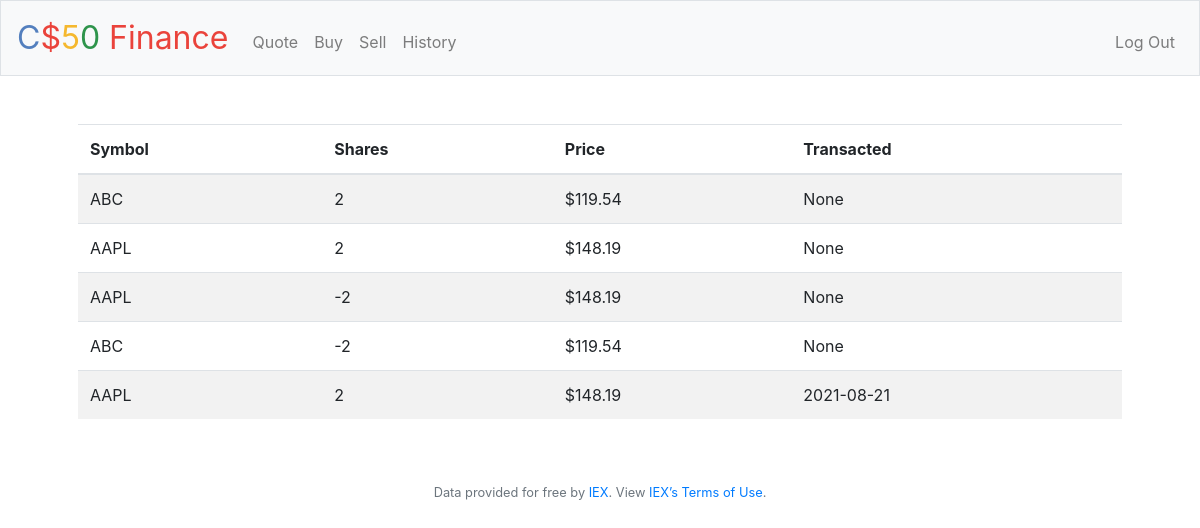
Screenshot of /history (signed in) with the database file from the repository.
### tables this page shows
CREATE TABLE stocks (userID NUMERIC NOT NULL, symbol TEXT NOT NULL, shares NUMERIC, PRICE NUMERIC, operation TEXT, date DATETIME, FOREIGN KEY(userID) REFERENCES users(id));

### application.py (the view)
@app.route("/history")
@login_required
def history():
    stocks = db.execute("SELECT * FROM stocks WHERE userID = ?", session["user_id"])
    return render_template("history.html", stocks=stocks)

### application.py (called while the page is built)
@app.after_request
def after_request(response):
    response.headers["Cache-Control"] = "no-cache, no-store, must-revalidate"
    response.headers["Expires"] = 0
    response.headers["Pragma"] = "no-cache"
    return response

### helpers.py (called while the page is built)
def login_required(f):
    @wraps(f)
    def decorated_function(*args, **kwargs):
        if session.get("user_id") is None:
            return redirect("/login")
        return f(*args, **kwargs)
    return decorated_function

### templates/history.html (shortened to what this page needs)
{% extends "layout.html" %}
{% block main %}
<table class="table table-striped">
  <thead>
    <th>Symbol</th>
    <th>Shares</th>
    <th>Price</th>
    <th>Transacted</th>
  </thead>
  <tbody>
    {% for stock in stocks %}
    <tr>
      <td>{{stock.symbol}}</td>
      <td>{{stock.shares}}</td>
      <td>${{stock.PRICE}}</td>
      <td>{{stock.date}}</td>
    </tr>
    {% endfor %}
  </tbody>
</table>
{% endblock %}

### templates/layout.html (shortened to what this page needs)
<!DOCTYPE html>
<html lang="en">
    <head>
        <link rel="stylesheet" href="https://cdn.jsdelivr.net/npm/bootstrap@4.5.3/dist/css/bootstrap.min.css">
        <link href="/static/styles.css" rel="stylesheet">
    </head>
    <body>
        <nav class="navbar navbar-expand-md navbar-light bg-light border">
            <a class="navbar-brand" href="/"><span class="blue">C</span><span class="red">$</span><span class="yellow">5</span><span class="green">0</span> <span class="red">Finance</span></a>
            <div class="collapse navbar-collapse" id="navbar">
                {% if session.user_id %}
                    <ul class="navbar-nav mr-auto mt-2">
                        <li class="nav-item"><a class="nav-link" href="/quote">Quote</a></li>
                        <li class="nav-item"><a class="nav-link" href="/buy">Buy</a></li>
                        <li class="nav-item"><a class="nav-link" href="/sell">Sell</a></li>
                        <li class="nav-item"><a class="nav-link" href="/history">History</a></li>
                    </ul>
                    <ul class="navbar-nav ml-auto mt-2">
                        <li class="nav-item"><a class="nav-link" href="/logout">Log Out</a></li>
                    </ul>
                {% else %}
                    <ul class="navbar-nav ml-auto mt-2">
                        <li class="nav-item"><a class="nav-link" href="/register">Register</a></li>
                        <li class="nav-item"><a class="nav-link" href="/login">Log In</a></li>
                    </ul>
                {% endif %}
            </div>
        </nav>
        <main class="container p-5">
            {% block main %}{% endblock %}
        </main>
        <footer class="small text-center text-muted">
            Data provided for free by <a href="https://iextrading.com/developer">IEX</a>. View <a href="https://iextrading.com/api-exhibit-a/">IEX’s Terms of Use</a>.
        </footer>
    </body>
</html>

### static/styles.css (style rules this page uses)
nav .navbar-brand { font-size: xx-large; }
nav .navbar-brand .blue { color: #537fbe; }
nav .navbar-brand .red { color: #ea433b; }
nav .navbar-brand .yellow { color: #f5b82e; }
nav .navbar-brand .green { color: #2e944b; }
main { overflow-x: auto; text-align: center; }
main table { text-align: left; }
td { display: table-cell; }

### rows the page displays
stocks: symbol "ABC", shares "2", PRICE "119.54", date "None"
stocks: symbol "AAPL", shares "2", PRICE "148.19", date "None"
stocks: symbol "AAPL", shares "-2", PRICE "148.19", date "None"
stocks: symbol "ABC", shares "-2", PRICE "119.54", date "None"
stocks: symbol "AAPL", shares "2", PRICE "148.19", date "2021-08-21"
